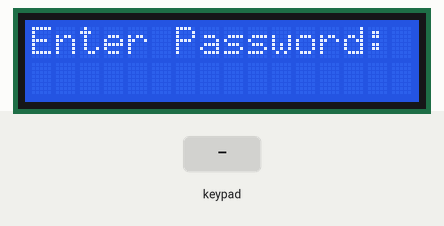
Bench run of a sketch on a simulated Arduino Uno, built with avr-gcc and run on an emulated ATmega328P. On the bench: 16×2 character LCD. The test bench sets the inputs (shaded band). At 16.5 s the program stops and its outputs stay as they are.

Above: at 1.2 s.
1.3 s: keypad keys 2 3 4 5 # pressed 0.4 s apart
At 3.7 s:
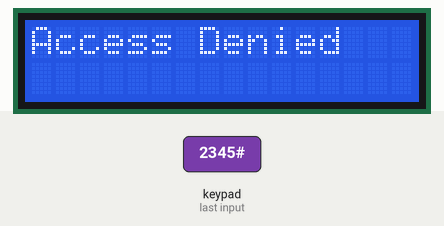
4.8 s: keypad keys 1 2 3 4 # pressed 0.4 s apart
At 9.0 s:
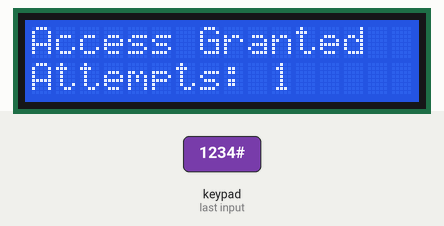
9.8 s: key '#' pressed
At 12.6 s:
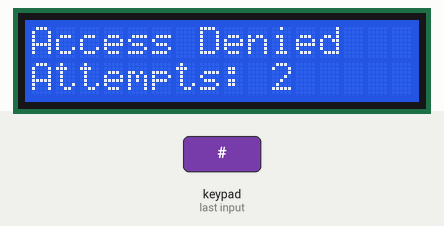
12.8 s: keypad keys 6 7 8 9 # pressed 0.4 s apart
At 17.2 s:
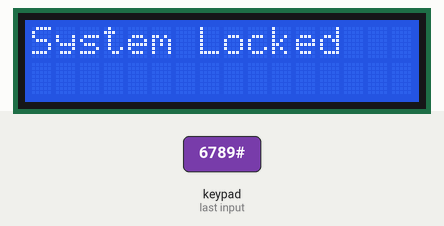
Timing chart, 0 to 18.0 s (numbered marks = the images above; inputs shaded):
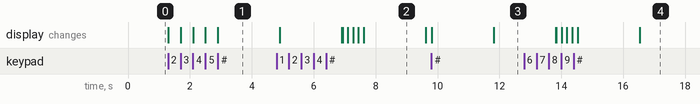

Measured:
- after the input at 1.3 s, the display: first changes at once (image 1 shows a later state)
- after the input at 4.8 s, the display: first differs from a run without the input after 2.1 s (image 2 shows a later state)
- after the input at 9.8 s, the display: first changes at once (image 3 shows a later state)
- after the input at 12.8 s, the display: first differs from a run without the input after 1.0 s (image 4 shows a later state)
- what the display in image 2 shows lasts 2.0 s, from 7.6 s to 9.6 s

The sketch:

sketch.ino
```cpp
#include <Keypad.h>
#include <LiquidCrystal.h>

LiquidCrystal lcd(10, 11, 12, 13, A0, A1);

const byte ROWS = 4;
const byte COLS = 4;
char keys[ROWS][COLS] = {
  {'1', '2', '3', 'A'},
  {'4', '5', '6', 'B'},
  {'7', '8', '9', 'C'},
  {'*', '0', '#', 'D'}
};
byte rowPins[ROWS] = {2, 3, 4, 5};
byte colPins[COLS] = {6, 7, 8, 9};

Keypad keypad = Keypad(makeKeymap(keys), rowPins, colPins, ROWS, COLS);

String correctPasscode = "1234";
String enteredPasscode = "";

int attemptCounter = 0;
const int maxAttempts = 3;

void setup() {
  lcd.begin(16, 2);
  lcd.print("Enter Password:");
}

void loop() {
  char key = keypad.getKey();

  if (key) {
    if (key == '#') {
      if (enteredPasscode == correctPasscode) {
        lcd.clear();
        lcd.print("Access Granted");
      } else {
        lcd.clear();
        lcd.print("Access Denied");
        attemptCounter++;
        delay(2000);
        if (attemptCounter >= maxAttempts) {
          lcd.clear();
          lcd.print("System Locked");
          while (true);
        }
      }
      enteredPasscode = "";
      lcd.setCursor(0, 1);
      lcd.print("Attempts: ");
      lcd.print(attemptCounter);
      delay(2000);
      lcd.clear();
      lcd.print("Enter Password:");
    } else if (key == '*') {
      enteredPasscode = "";
      lcd.clear();
      lcd.print("Enter Password:");
    } else {
      if (enteredPasscode.length() < 4) {
        enteredPasscode += key;
        lcd.setCursor(enteredPasscode.length() - 1, 1);
        lcd.print("*");
      }
    }
  }
}
```
